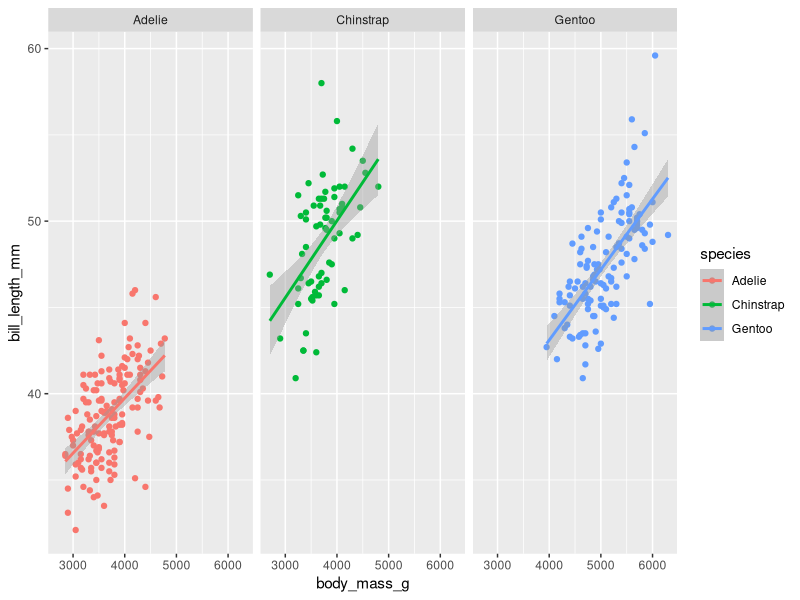
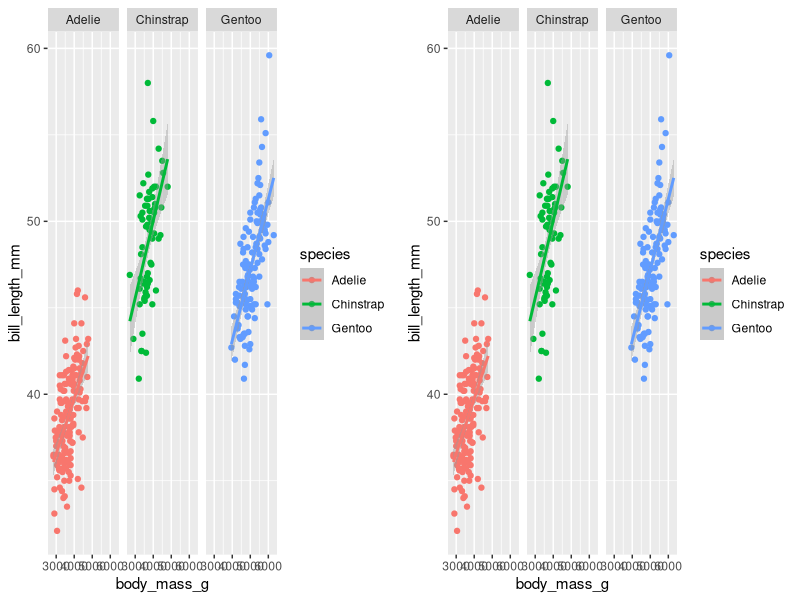

The R source for these figures, in order:
# Script name
# Author
# Date


# Libraries ---------------------------------------------------------------

library(tidyverse)
library(ggpubr)
library(palmerpenguins)


# Data --------------------------------------------------------------------

# Load the dataset into the local environment
penguins <- penguins


# Example -----------------------------------------------------------------

# Basic faceted plot
lm_1 <- ggplot(data = penguins,
       aes(x = body_mass_g, y = bill_length_mm, colour = species)) +
  geom_point() +
  geom_smooth(method = "lm") +
  facet_wrap(~species)
lm_1

# Basic combined plot
ggarrange(lm_1, lm_1)


# Exercise 1 --------------------------------------------------------------

# Create a new plot type and facet by gender


# Exercise 2 --------------------------------------------------------------

# Create a new plot type and facet by two categories


# Exercise 3 --------------------------------------------------------------

# Combine all of the plots you've created so far
# Save them as a high-res file larger than 2 MB


# BONUS -------------------------------------------------------------------

# Use a different package to combine plots

